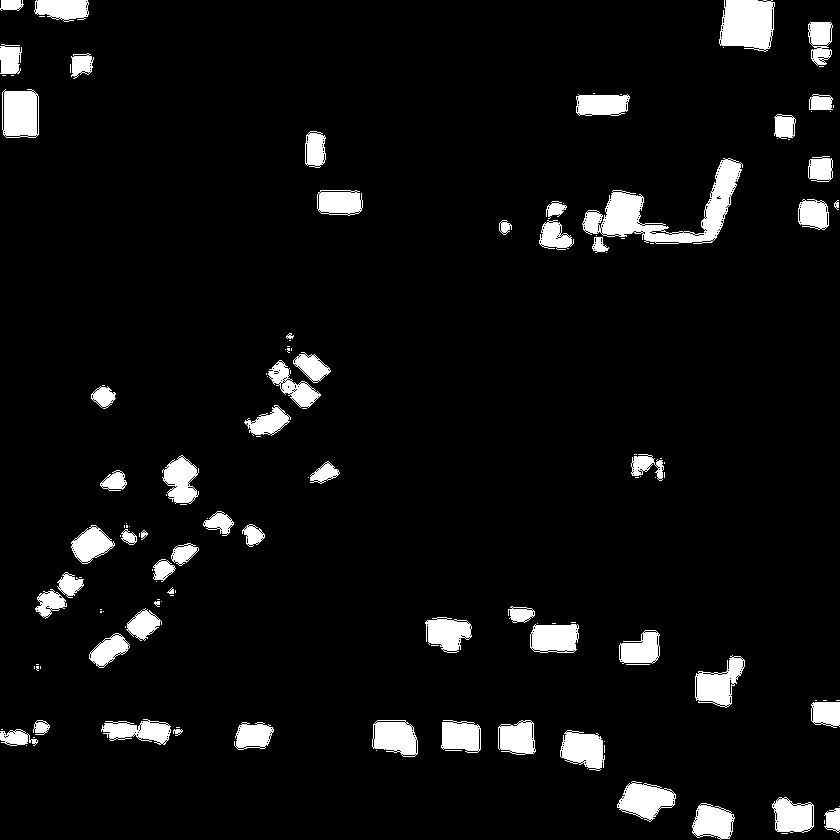
#> input picture python/test/transform/cd_result.png, 840 x 840 px, shrunk from 1024 x 1024 before the run
$ python test.py
#> lines starting #> are read from the running program, lines starting #| are printed output that depends on the picture; after the words box and inside, x2 and y2 are one past the last pixel; in counts of white or black regions, pixels touching at a corner belong together
import cv2

# 定义参数
img_path = "cd_img.png"
path = "cd_result.png"
result_path = "cd_final.png"
need_background = False
target_alpha = 0.5
target_r = 255
target_g = 0
target_b = 0

# 读取图片
crop_image = cv2.imread(path) # 结果图
#> crop_image is the input picture: shape (840, 840, 3); 6.2% white; 142 white regions (80 under 20 px), largest, box (x1, y1, x2, y2) and area: (582, 158, 743, 244) 4244, (719, 0, 775, 52) 2369, (2, 89, 39, 138) 1592
img = cv2.imread(img_path, cv2.IMREAD_UNCHANGED) # 原图
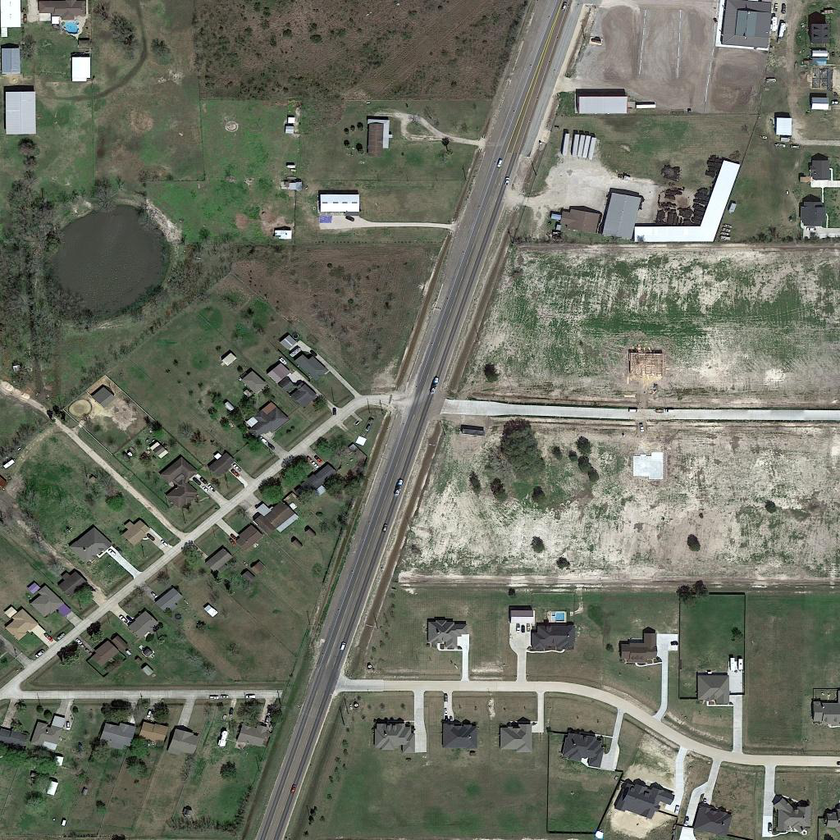
#> input picture python/test/transform/cd_img.png, 840 x 840 px, shrunk from 1024 x 1024 before the run
#> img is the input picture: shape (840, 840, 3); mean B, G, R 99.1, 112.6, 109.1

# 将二值图片白色部分变颜色
Conv_hsv_Gray = cv2.cvtColor(crop_image, cv2.COLOR_BGR2GRAY)
res, mask = cv2.threshold(Conv_hsv_Gray, 0, 255, cv2.THRESH_BINARY_INV | cv2.THRESH_OTSU)
#> res = 0
# 0为需要保留的颜色（即黑色），利用掩膜思想覆盖白色部分
crop_image[mask == 0] = [target_b, target_g, target_r]
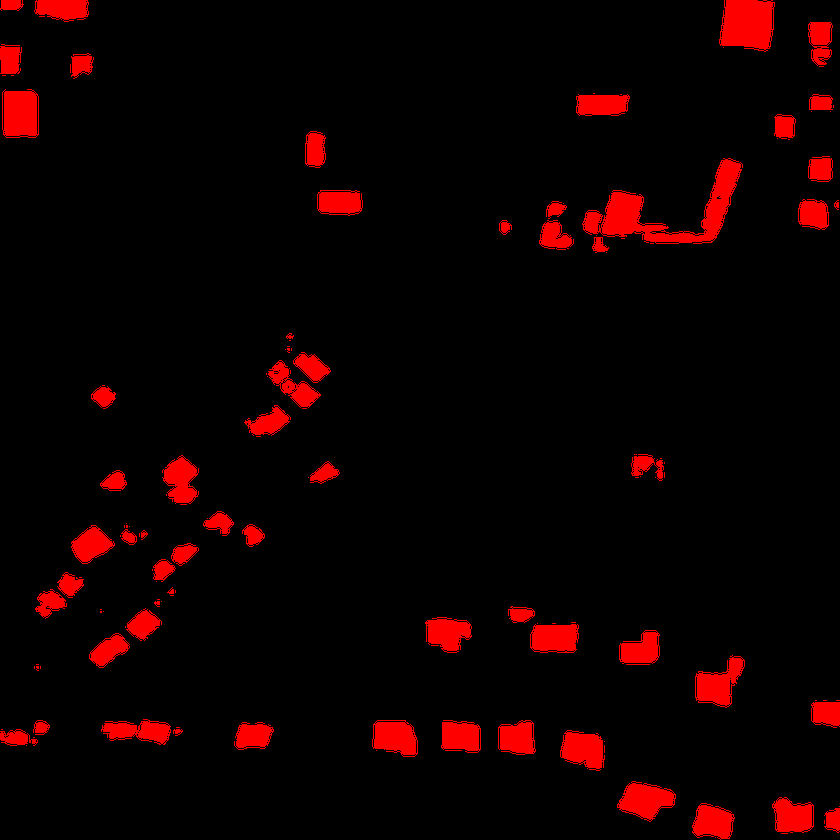
#> crop_image: shape (840, 840, 3); 6.15% of pixels changed, all inside (x1, y1, x2, y2) = (0, 0, 840, 840)

# 需要背景图
if need_background:
    # 将二值图片黑色部分变透明
    tmp = cv2.cvtColor(crop_image, cv2.COLOR_BGR2GRAY)
    _, alpha = cv2.threshold(tmp, 0, 255, cv2.THRESH_BINARY)
    # 修改图片透明度
    alpha = (alpha * target_alpha).astype("uint8")
    b, g, r = cv2.split(crop_image)
    rgba = [b, g, r, alpha]
    result = cv2.merge(rgba, 4)

    # 图片叠加
    alpha_result = result[:, :, 3] / 255.0
    alpha_img = 1 - alpha_result
    for c in range(0, 3):
        img[:, :, c] = ((alpha_img * img[:, :, c]) + (alpha_result * result[:, :, c]))

    # 图片保存
    cv2.imwrite(result_path, img)

# 不需要背景图
else:
    # 修改图片透明度
    b, g, r = cv2.split(crop_image)
#> b: shape (840, 840); every value is 0
    _, _, _, a = cv2.split(cv2.imread(path, cv2.IMREAD_UNCHANGED))
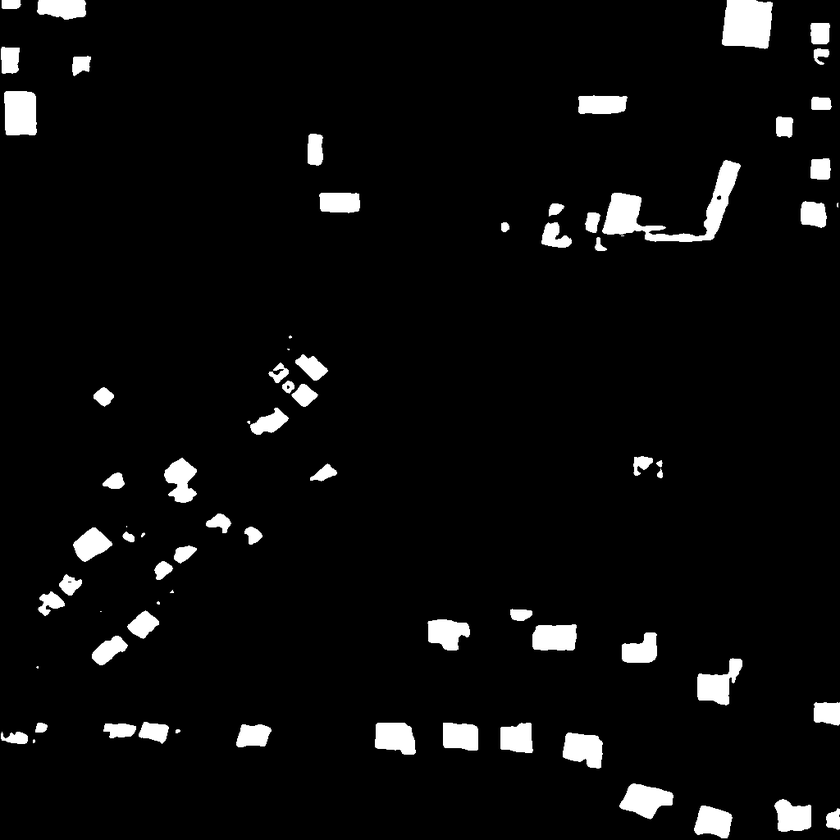
#> a: shape (840, 840); min 0, max 255, mean 12.4
    a = (a * target_alpha).astype("uint8")
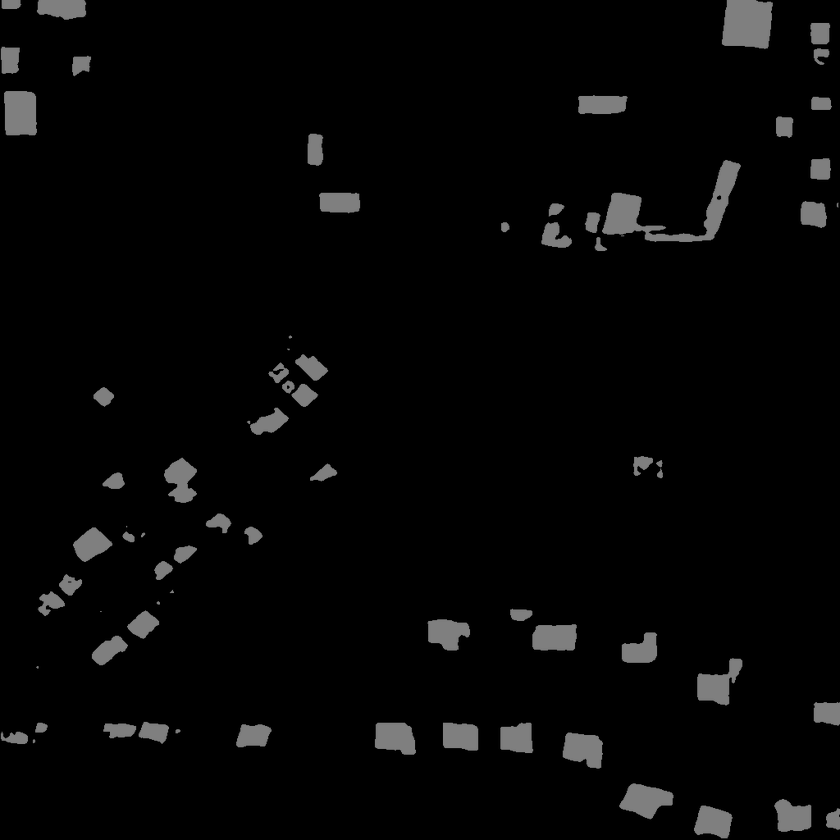
#> a: shape (840, 840); min 0, max 127, mean 6.2
    a[a == 0] = 255
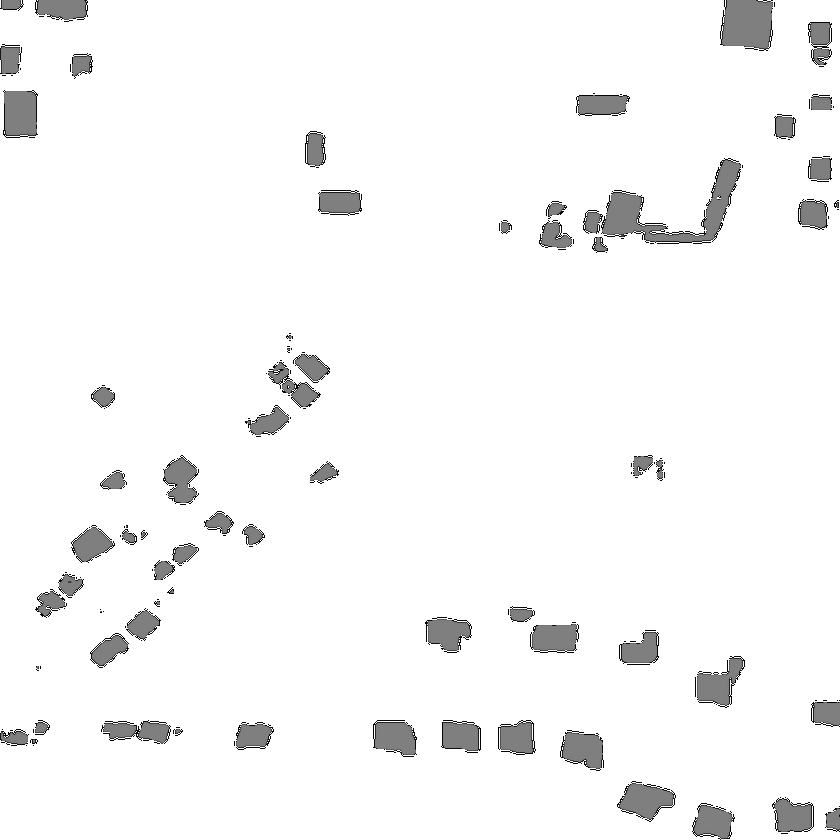
#> a: shape (840, 840); min 1, max 255, mean 246
    result = cv2.merge((b, g, r, a))
    # 图片保存
    cv2.imwrite(result_path, result)
